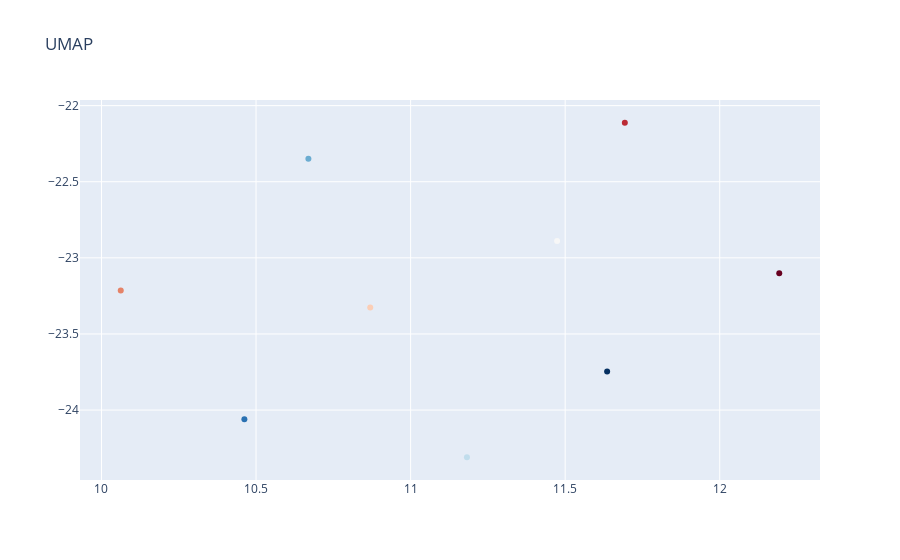

Notebook cell for this chart:
### Code cell
text = []
for row in data_political_party.iterrows():
    tooltip = "<br>".join([f"<b>{row[1].index[0]}</b>: {row[1][row[1].index[0]]}"])
    text.append(tooltip)



fig_data = [
    go.Scatter(
        x=data_political_party["Component 1"],
        y=data_political_party["Component 2"],
        text=text,
        mode="markers",
        hoverinfo="text",
        marker={"color": data_political_party["color"], "colorscale" : "RdBu"},
    )
]

layout = {"hovermode": "closest", "title" : title}

figure = go.Figure(data=fig_data, layout=layout)

iplot(figure)

### Figure 1 — Plotly figure (JSON) as saved in the notebook; plotly's stock layout.template omitted (floating-point values rounded to 4 significant figures)
{"data": [{"hoverinfo": "text", "marker": {"color": [0, 1, 2, 3, 4, 5, 6, 7, 8], "colorscale": [[0, "rgb(103,0,31)"], [0.1, "rgb(178,24,43)"], [0.2, "rgb(214,96,77)"], [0.3, "rgb(244,165,130)"], [0.4, "rgb(253,219,199)"], [0.5, "rgb(247,247,247)"], [0.6, "rgb(209,229,240)"], [0.7, "rgb(146,197,222)"], [0.8, "rgb(67,147,195)"], [0.9, "rgb(33,102,172)"], [1, "rgb(5,48,97)"]]}, "mode": "markers", "text": ["<b>political_party</b>: accion_popular", "<b>political_party</b>: alianza_progreso", "<b>political_party</b>: avanza_pais", "<b>political_party</b>: fuerza_popular", "<b>political_party</b>: juntos_peru", "<b>political_party</b>: partido_morado", "<b>political_party</b>: peru_libre", "<b>political_party</b>: renovacion_popular", "<b>political_party</b>: somos_peru"], "type": "scatter", "x": [12.19, 11.69, 10.06, 10.87, 11.47, 11.18, 10.67, 10.46, 11.64], "y": [-23.1, -22.11, -23.22, -23.33, -22.89, -24.31, -22.35, -24.06, -23.75]}], "layout": {"hovermode": "closest", "title": {"text": "UMAP"}}}
